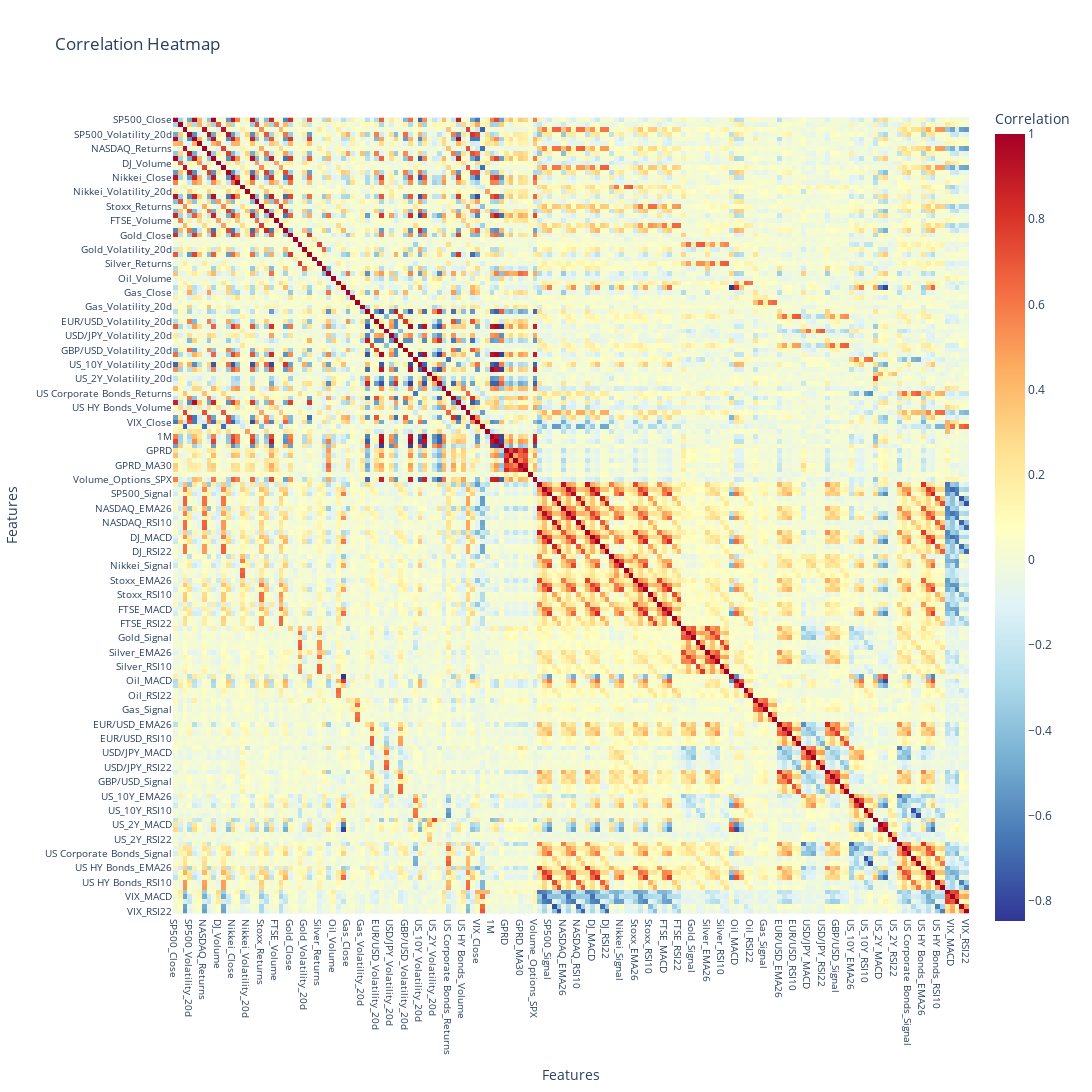

The notebook cell saved with this chart:
### Code cell
# Create the heatmap
fig = px.imshow(
    df_corr,
    text_auto=False,  # Display correlation values on the heatmap
    color_continuous_scale='RdYlBu_r',  # Choose a color scale
    labels=dict(x="Features", y="Features", color="Correlation"),
    title="Correlation Heatmap"
)

# Customize layout
fig.update_layout(
    xaxis_title="Features",
    yaxis_title="Features",
    width=1500,
    height=1500,
    xaxis=dict(tickfont=dict(size=10)),  # Reduce x-axis label size
    yaxis=dict(tickfont=dict(size=10))   # Reduce y-axis label size
)

# Show the plot
fig.show()

### Figure 1 — Plotly figure (JSON) as saved in the notebook; plotly's stock layout.template omitted (floating-point values rounded to 4 significant figures; data arrays with more than 128 entries replaced by an {"elided": "..."} marker saying what was removed)
{"data": [{"coloraxis": "coloraxis", "hovertemplate": "Features: %{x}<br>Features: %{y}<br>Correlation: %{z}<extra></extra>", "name": "0", "type": "heatmap", "x": {"elided": "166 str values"}, "xaxis": "x", "y": {"elided": "166 str values"}, "yaxis": "y", "z": {"elided": "166x166 float values"}}], "layout": {"coloraxis": {"colorbar": {"title": {"text": "Correlation"}}, "colorscale": [[0, "rgb(49,54,149)"], [0.1, "rgb(69,117,180)"], [0.2, "rgb(116,173,209)"], [0.3, "rgb(171,217,233)"], [0.4, "rgb(224,243,248)"], [0.5, "rgb(255,255,191)"], [0.6, "rgb(254,224,144)"], [0.7, "rgb(253,174,97)"], [0.8, "rgb(244,109,67)"], [0.9, "rgb(215,48,39)"], [1, "rgb(165,0,38)"]]}, "height": 1500, "title": {"text": "Correlation Heatmap"}, "width": 1500, "xaxis": {"anchor": "y", "constrain": "domain", "domain": [0, 1], "scaleanchor": "y", "tickfont": {"size": 10}, "title": {"text": "Features"}}, "yaxis": {"anchor": "x", "autorange": "reversed", "constrain": "domain", "domain": [0, 1], "tickfont": {"size": 10}, "title": {"text": "Features"}}}}
